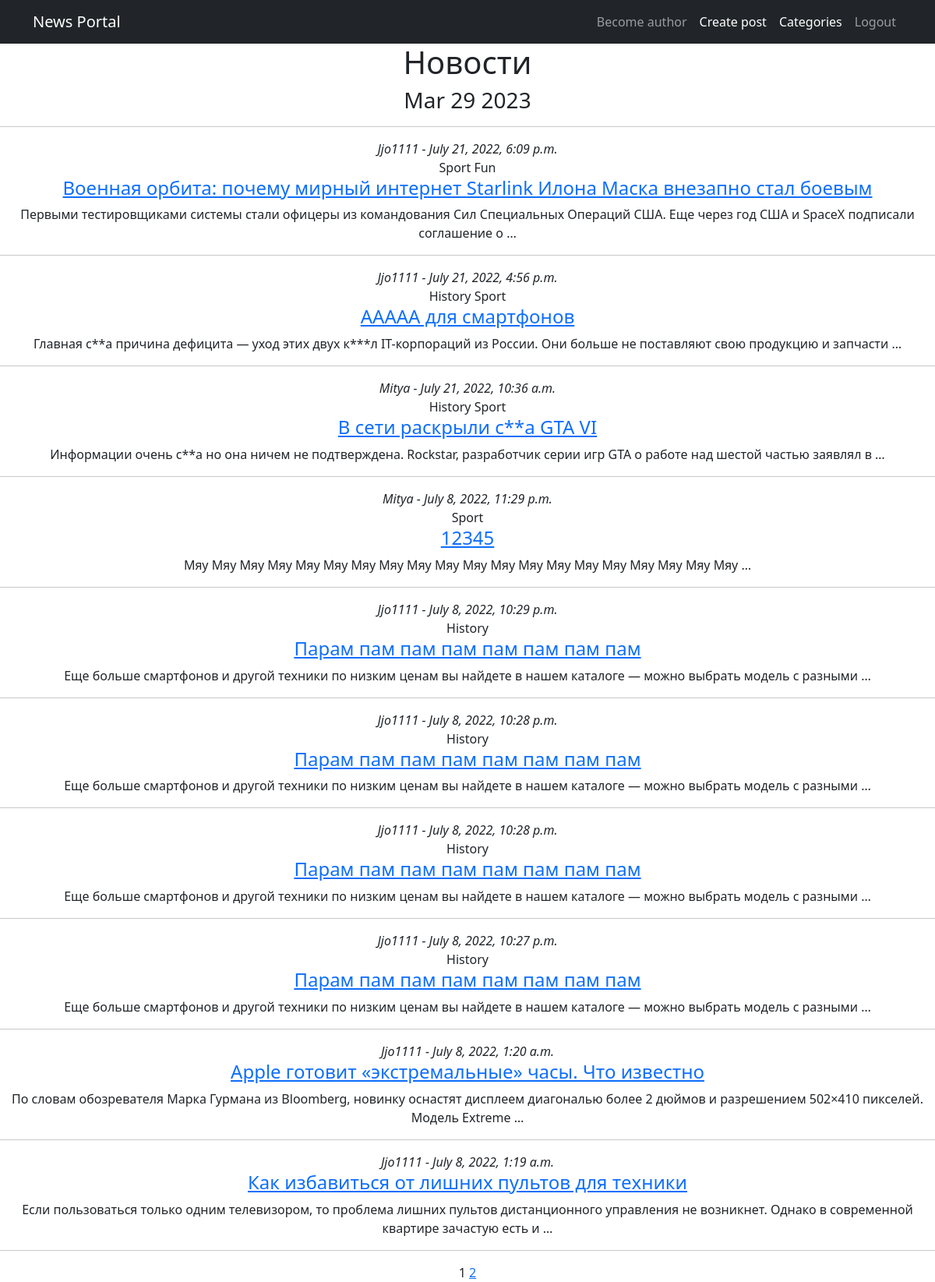
Before: /news/ with the older database file.
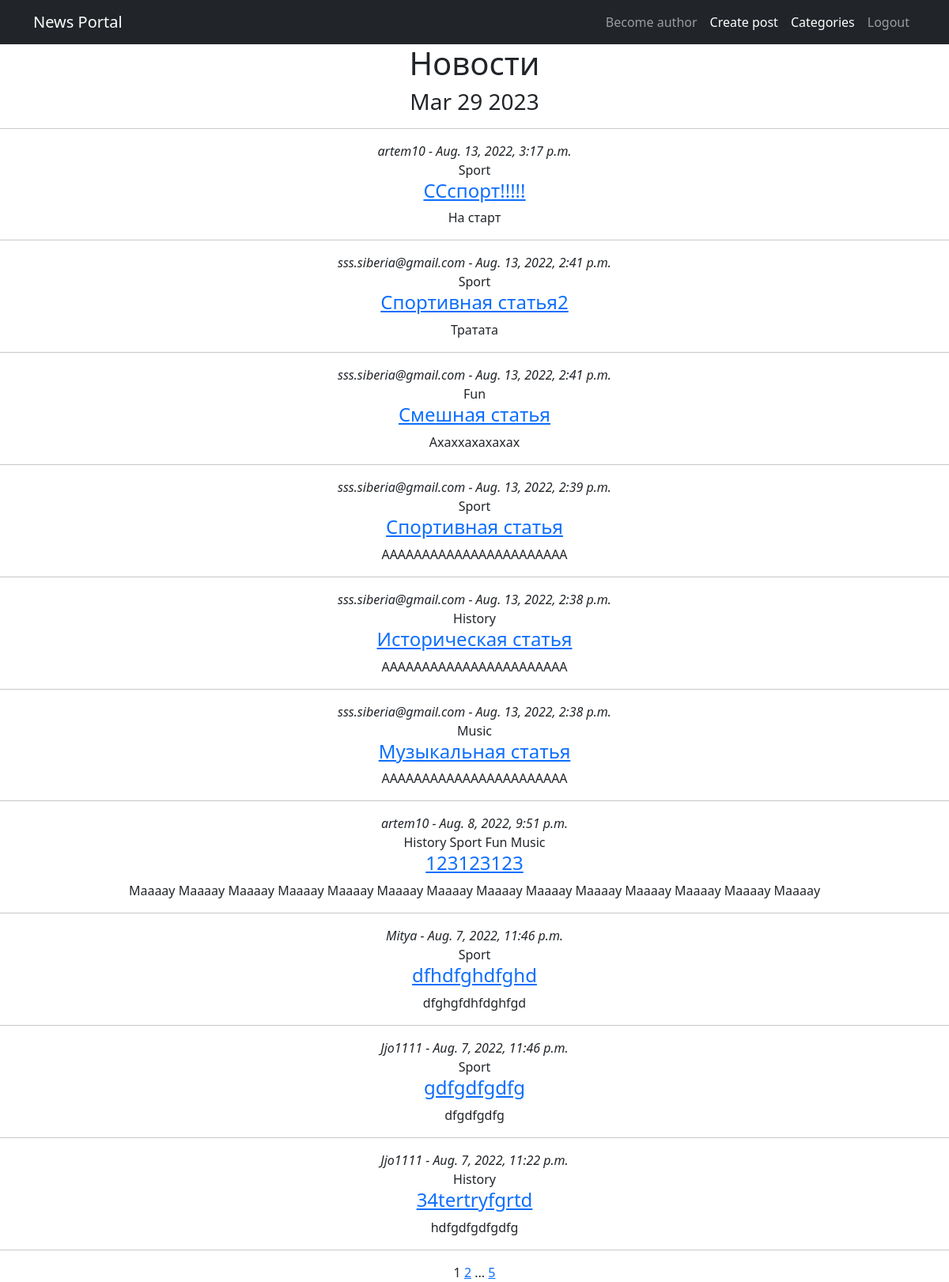
After: the same page with the newer database file.
### news/models.py (models this page shows, shortened)
class Post(models.Model):
    article = 'AR'
    news = 'NW'
    POSTKINDS = [
        (article, 'Статья'),
        (news, 'Новость')
    ]
    author = models.ForeignKey('Author', on_delete=models.CASCADE, related_name='posts')
    category = models.ManyToManyField('Category', through='PostCategory')
    post_kind = models.CharField(max_length=2,
                                 choices=POSTKINDS,
                                 default=article)
    time_create = models.DateTimeField(auto_now=True)
    title = models.CharField(max_length=255)
    text = models.TextField()
    rating = models.IntegerField(default=0)

class Author(models.Model):
    user = models.OneToOneField(User, on_delete=models.CASCADE)
    rating = models.IntegerField(default=0)
    def __str__(self):
        return f'{self.user.username}'

class Category(models.Model):
    category_name = models.CharField(max_length=50, unique=True)
    subscribers = models.ManyToManyField(User, through='CategorySubscribers', blank=True)
    def __str__(self):
        return f'{self.category_name}'

### news/views.py (the view)
# urls.py: path('', PostList.as_view(), name='post_list'),
class PostList(ListView):
    model = Post
    ordering = '-time_create'
    template_name = 'posts.html'
    context_object_name = 'posts'
    paginate_by = 10
    def get_context_data(self, **kwargs):
        context = super().get_context_data(**kwargs)
        context['time_now'] = datetime.utcnow()
        context['is_not_author'] = not self.request.user.groups.filter(name='author').exists()
        return context

### news/templatetags/custom_filters.py (called while the page is built)
@register.filter()
def censor(text):
    if not type(text) == str:
        raise ValueError('Filter censor gets strings only.')
    censed_text = ''
    words = re.findall(r'[0-9]+|[A-z]+|[А-яё]+|\S| |', text)
    for word in words:
        if word.lower() in CENS_WORDS:
            word = word[0] + '*' * (len(word) - 2) + word[-1]
        censed_text += word
    return censed_text

### news/templatetags/custom_tags.py (called while the page is built)
@register.simple_tag(takes_context=True)
def url_replace(context, **kwargs):
    d = context['request'].GET.copy()
    for k, v in kwargs.items():
        d[k] = v
    return d.urlencode()

### templates/posts.html (shortened to what this page needs)
{% extends 'flatpages/default.html' %}
{% load custom_filters %}
{% load custom_tags %}
{% block content %}
   <h1>Новости</h1>
   <h3>{{ time_now|date:'M d Y' }}</h3>
   <hr>
   {% if posts %}
       {% for post in posts %}
            <i>{{ post.author }} - </i>
            <i>{{ post.time_create }}</i>
            {% for cat in post.category.all %}
                {{ cat }}
            {% endfor %}
            <h4><a href="http://127.0.0.1:8000/news/{{post.pk}}">{{ post.title|censor }}</a></h4>
            {{ post.text|truncatewords:20|censor }}
            <hr>
       {% endfor %}
       {{ page_obj.number }}
       {% if page_obj.has_next %}
           <a href="?{% url_replace page=page_obj.next_page_number %}">{{ page_obj.next_page_number }}</a>
           {% if paginator.num_pages != page_obj.next_page_number %}
               ...
               <a href="?{% url_replace page=page_obj.paginator.num_pages %}">{{ page_obj.paginator.num_pages }}</a>
           {% endif %}
       {% endif %}
   {% else %}
       <h2>Ничего не нашлось</h2>
   {% endif %}
{% endblock content %}

Changed rows visible on the page:
no longer on this page (row unchanged): Post: author "Jjo1111", time_create "July 21, 2022, 6:09 p.m.", title|censor "Военная орбита: почему мирный интернет Starlink Илона Маска внезапно стал боевым", text|censor "Первыми тестировщиками системы стали офицеры из командования Сил Специальных Операций США. Еще через год США и SpaceX подписали соглашение о …", Category (category_name "Sport"), Category (category_name "Fun")
no longer on this page (row unchanged): Post: author "Jjo1111", time_create "July 21, 2022, 4:56 p.m.", title|censor "ААААА для смартфонов", text|censor "Главная с**а причина дефицита — уход этих двух к***л IT-корпораций из России. Они больше не поставляют свою продукцию и запчасти …", Category (category_name "History"), Category (category_name "Sport")
no longer on this page (row unchanged): Post: author "Mitya", time_create "July 21, 2022, 10:36 a.m.", title|censor "В сети раскрыли с**а GTA VI", text|censor "Информации очень с**а но она ничем не подтверждена. Rockstar, разработчик серии игр GTA о работе над шестой частью заявлял в …", Category (category_name "History"), Category (category_name "Sport")
no longer on this page (row unchanged): Post: author "Mitya", time_create "July 8, 2022, 11:29 p.m.", title|censor "12345", text|censor "Мяу Мяу Мяу Мяу Мяу Мяу Мяу Мяу Мяу Мяу Мяу Мяу Мяу Мяу Мяу Мяу Мяу Мяу Мяу Мяу …", Category (category_name "Sport")
no longer on this page (row unchanged): Post: author "Jjo1111", time_create "July 8, 2022, 10:29 p.m.", title|censor "Парам пам пам пам пам пам пам пам", text|censor "Еще больше смартфонов и другой техники по низким ценам вы найдете в нашем каталоге — можно выбрать модель с разными …", Category (category_name "History")
no longer on this page (row unchanged): Post: author "Jjo1111", time_create "July 8, 2022, 10:28 p.m.", title|censor "Парам пам пам пам пам пам пам пам", text|censor "Еще больше смартфонов и другой техники по низким ценам вы найдете в нашем каталоге — можно выбрать модель с разными …", Category (category_name "History")
no longer on this page (row unchanged): Post: author "Jjo1111", time_create "July 8, 2022, 10:28 p.m.", title|censor "Парам пам пам пам пам пам пам пам", text|censor "Еще больше смартфонов и другой техники по низким ценам вы найдете в нашем каталоге — можно выбрать модель с разными …", Category (category_name "History")
no longer on this page (row unchanged): Post: author "Jjo1111", time_create "July 8, 2022, 10:27 p.m.", title|censor "Парам пам пам пам пам пам пам пам", text|censor "Еще больше смартфонов и другой техники по низким ценам вы найдете в нашем каталоге — можно выбрать модель с разными …", Category (category_name "History")
no longer on this page (row unchanged): Post: author "Jjo1111", time_create "July 8, 2022, 1:20 a.m.", title|censor "Apple готовит «экстремальные» часы. Что известно", text|censor "По словам обозревателя Марка Гурмана из Bloomberg, новинку оснастят дисплеем диагональю более 2 дюймов и разрешением 502×410 пикселей. Модель Extreme …"
no longer on this page (row unchanged): Post: author "Jjo1111", time_create "July 8, 2022, 1:19 a.m.", title|censor "Как избавиться от лишних пультов для техники", text|censor "Если пользоваться только одним телевизором, то проблема лишних пультов дистанционного управления не возникнет. Однако в современной квартире зачастую есть и …"
added Post: author "artem10", time_create "Aug. 13, 2022, 3:17 p.m.", title|censor "ССспорт!!!!!", text|censor "На старт", Category (category_name "Sport")
added Post: author "sss.siberia@gmail.com", time_create "Aug. 13, 2022, 2:41 p.m.", title|censor "Спортивная статья2", text|censor "Тратата", Category (category_name "Sport")
added Post: author "sss.siberia@gmail.com", time_create "Aug. 13, 2022, 2:41 p.m.", title|censor "Смешная статья", text|censor "Ахаххахахахах", Category (category_name "Fun")
added Post: author "sss.siberia@gmail.com", time_create "Aug. 13, 2022, 2:39 p.m.", title|censor "Спортивная статья", text|censor "ААААААААААААААААААААААА", Category (category_name "Sport")
added Post: author "sss.siberia@gmail.com", time_create "Aug. 13, 2022, 2:38 p.m.", title|censor "Историческая статья", text|censor "ААААААААААААААААААААААА", Category (category_name "History")
added Post: author "sss.siberia@gmail.com", time_create "Aug. 13, 2022, 2:38 p.m.", title|censor "Музыкальная статья", text|censor "ААААААААААААААААААААААА"
now on this page (row unchanged): Category: category_name "Music"
added Post: author "artem10", time_create "Aug. 8, 2022, 9:51 p.m.", title|censor "123123123", text|censor "Маааау Маааау Маааау Маааау Маааау Маааау Маааау Маааау Маааау Маааау Маааау Маааау Маааау Маааау", Category (category_name "History"), Category (category_name "Sport"), Category (category_name "Fun")
added Post: author "Mitya", time_create "Aug. 7, 2022, 11:46 p.m.", title|censor "dfhdfghdfghd", text|censor "dfghgfdhfdghfgd", Category (category_name "Sport")
added Post: author "Jjo1111", time_create "Aug. 7, 2022, 11:46 p.m.", title|censor "gdfgdfgdfg", text|censor "dfgdfgdfg", Category (category_name "Sport")
added Post: author "Jjo1111", time_create "Aug. 7, 2022, 11:22 p.m.", title|censor "34tertryfgrtd", text|censor "hdfgdfgdfgdfg", Category (category_name "History")
Other visible differences:
{{ page_obj.paginator.num_pages }}: (not shown) → "5"
